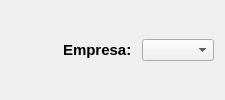
                  <widget class="QWidget" name="widget" native="true">
                   <property name="sizePolicy">
                    <sizepolicy hsizetype="Expanding" vsizetype="Preferred">
                     <horstretch>0</horstretch>
                     <verstretch>0</verstretch>
                    </sizepolicy>
                   </property>
                   <layout class="QHBoxLayout" name="horizontalLayout_11">
                    <property name="sizeConstraint">
                     <enum>QLayout::SetMinimumSize</enum>
                    </property>
                    <item>
                     <widget class="QLabel" name="label_4">
                      <property name="minimumSize">
                       <size>
                        <width>46</width>
                        <height>46</height>
                       </size>
                      </property>
                      <property name="maximumSize">
                       <size>
                        <width>46</width>
                        <height>46</height>
                       </size>
                      </property>
                      <property name="text">
                       <string/>
                      </property>
                      <property name="pixmap">
                       <pixmap resource="Resources.qrc">:/imagens/img/empresa.png</pixmap>
                      </property>
                      <property name="scaledContents">
                       <bool>true</bool>
                      </property>
                      <property name="alignment">
                       <set>Qt::AlignLeading|Qt::AlignLeft|Qt::AlignVCenter</set>
                      </property>
                     </widget>
                    </item>
                    <item>
                     <widget class="QLabel" name="labelApp">
                      <property name="sizePolicy">
                       <sizepolicy hsizetype="Preferred" vsizetype="Preferred">
                        <horstretch>0</horstretch>
                        <verstretch>0</verstretch>
                       </sizepolicy>
                      </property>
                      <property name="font">
                       <font>
                        <family>Arial</family>
                        <pointsize>11</pointsize>
                        <weight>75</weight>
                        <bold>true</bold>
                       </font>
                      </property>
                      <property name="text">
                       <string>Empresa: </string>
                      </property>
                     </widget>
                    </item>
                    <item>
                     <widget class="QComboBox" name="comboBoxApp">
                      <property name="sizePolicy">
                       <sizepolicy hsizetype="Expanding" vsizetype="Fixed">
                        <horstretch>0</horstretch>
                        <verstretch>0</verstretch>
                       </sizepolicy>
                      </property>
                      <property name="maximumSize">
                       <size>
                        <width>16777214</width>
                        <height>16777215</height>
                       </size>
                      </property>
                      <property name="iconSize">
                       <size>
                        <width>16</width>
                        <height>16</height>
                       </size>
                      </property>
                     </widget>
                    </item>
                   </layout>
                  </widget>
